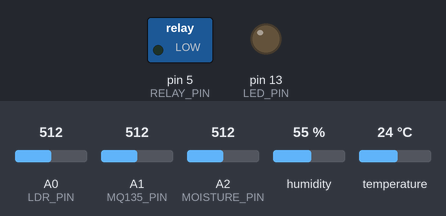
Simulated run of this sketch. Board: Arduino Mega 2560, built with avr-gcc and run on an emulated ATmega2560. On the bench: switched loads named in the sketch (green lamp = pin HIGH), output pins drawn as LEDs (lit = HIGH). Wiring (inferred from the names in the program): DHT11 sensor: data pin 2. Inputs (shaded band) come from the test bench; at power-on: humidity 55 %, temperature 24 °C, A0 (LDR_PIN) = 512, A1 (MQ135_PIN) = 512, A2 (MOISTURE_PIN) = 512. What the sketch prints to the serial monitor is not drawn.

Above: at 1.4 s.
1.5 s: humidity set to 59 %
7.2 s: humidity set to 61 %
At 9.1 s:
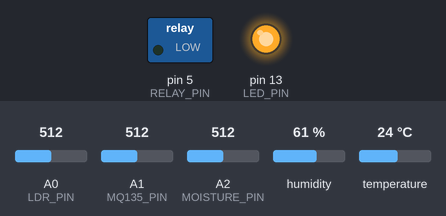
9.5 s: temperature set to 34 °C
13.2 s: temperature set to 37 °C
At 16.3 s:
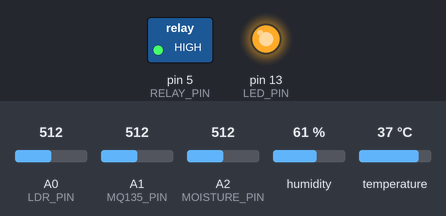
17.5 s: humidity set to 22 %
At 19.1 s:
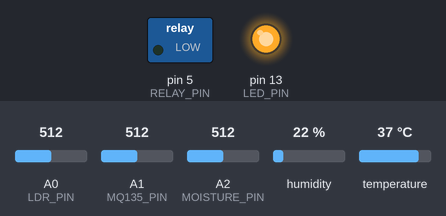
19.5 s: humidity set to 68 %
At 24.8 s:
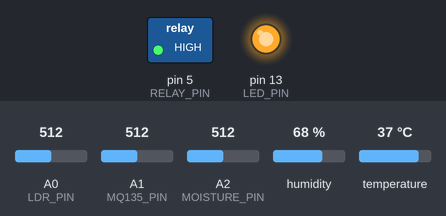
Timing chart, 0 to 26.3 s (numbered marks = the images above; inputs shaded):
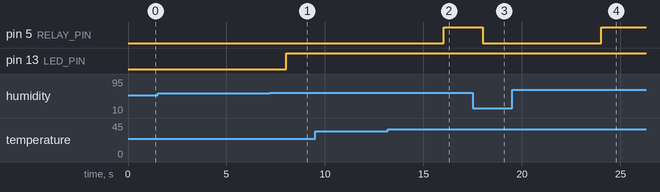

Measured:
- the behaviour switches between 60 and 61 % on humidity (found by bisection; images 0 and 1)
- the behaviour switches between 35 and 36 °C on temperature (found by bisection; images 1 and 2)
- after the input at 1.5 s, every drawn part: stays the same
- after the input at 7.2 s, pin 13 (LED_PIN): LOW → HIGH after 0.82 s
- after the input at 9.5 s, every drawn part: stays the same
- after the input at 13.2 s, pin 5 (RELAY_PIN): LOW → HIGH after 2.8 s
- after the input at 17.5 s, pin 5 (RELAY_PIN): HIGH → LOW after 0.52 s
- after the input at 19.5 s, pin 5 (RELAY_PIN): LOW → HIGH after 4.5 s

The sketch:

smart_mold_prevention.ino
```cpp
/*
 * Smart Damp & Mold Prevention System - Arduino Mega 2560 WiFi R3 Firmware
 *
 * This board has an onboard ESP8266 that shares Serial3 (pins TX3=14, RX3=15)
 * with the ATmega2560.  The Mega reads all sensors, runs the automation logic,
 * and prints a JSON packet on BOTH Serial0 (USB debug) and Serial3 (to ESP8266).
 *
 * The ESP8266 is flashed separately (see esp8266_wifi_bridge.ino) and forwards
 * the JSON over HTTP POST to the Node.js dashboard server.
 *
 * Hardware Pin Mapping:
 * - DHT11 Temp & Humidity Sensor: Digital Pin D2
 * - Relay (Exhaust Fan):          Digital Pin D5
 * - Warning LED:                  Digital Pin D13
 * - LDR Light Sensor:             Analog Pin A0
 * - MQ135 Gas Sensor:             Analog Pin A1
 * - Capacitive Moisture Sensor:   Analog Pin A2
 * - ESP8266 TX3 (to ESP RX):      Digital Pin 14
 * - ESP8266 RX3 (from ESP TX):    Digital Pin 15
 */

// --- PIN CONFIGURATION ---
#define DHT_PIN 2
#define RELAY_PIN 5
#define LED_PIN 13
#define LDR_PIN A0
#define MQ135_PIN A1
#define MOISTURE_PIN A2

// --- THRESHOLD CONSTANTS ---
#define HUMIDITY_THRESH 60.0
#define TEMP_THRESH 30.0
#define GAS_THRESH 700
#define MOISTURE_THRESH 400
#define LIGHT_THRESH 500

unsigned long lastLogTime = 0;
const unsigned long LOG_INTERVAL = 2000; // 2 seconds

float currentTemp = 25.0;
float currentHumidity = 54.0;
bool fanState = false;
bool ledState = false;

// --- Self-Contained DHT11 Protocol Driver (No library needed) ---
bool readDHT11(uint8_t pin, float &t, float &h) {
  uint8_t data[5] = {0, 0, 0, 0, 0};

  pinMode(pin, OUTPUT);
  digitalWrite(pin, LOW);
  delay(18);
  digitalWrite(pin, HIGH);
  delayMicroseconds(40);
  pinMode(pin, INPUT_PULLUP);

  unsigned long timeout = micros();
  while (digitalRead(pin) == HIGH) { if (micros() - timeout > 200) return false; }
  while (digitalRead(pin) == LOW)  { if (micros() - timeout > 200) return false; }
  while (digitalRead(pin) == HIGH) { if (micros() - timeout > 200) return false; }

  for (int i = 0; i < 40; i++) {
    while (digitalRead(pin) == LOW);
    unsigned long tStart = micros();
    while (digitalRead(pin) == HIGH);
    if ((micros() - tStart) > 40) {
      data[i / 8] |= (1 << (7 - (i % 8)));
    }
  }

  if (data[4] == ((data[0] + data[1] + data[2] + data[3]) & 0xFF) && (data[0] > 0 || data[2] > 0)) {
    h = data[0] + data[1] * 0.1;
    t = data[2] + data[3] * 0.1;
    return true;
  }
  return false;
}

void setup() {
  Serial.begin(9600);    // USB debug monitor
  Serial3.begin(115200); // To onboard ESP8266

  pinMode(RELAY_PIN, OUTPUT);
  pinMode(LED_PIN, OUTPUT);
  digitalWrite(RELAY_PIN, LOW);
  digitalWrite(LED_PIN, LOW);

  Serial.println("====================================================");
  Serial.println("DAMP, AIR QUALITY & AUTOMATED VENTILATION SYSTEM");
  Serial.println("(WiFi Mode — Serial3 → ESP8266 → HTTP POST)");
  Serial.println("====================================================");
  Serial.println("System Initialization Complete. Beginning Data Log...");
}

void loop() {
  // Read commands from ESP8266 (Serial3) — fan/LED toggles from dashboard
  if (Serial3.available() > 0) {
    String cmd = Serial3.readStringUntil('\n');
    cmd.trim();
    processCommand(cmd);
  }

  // Also accept USB commands for debugging
  if (Serial.available() > 0) {
    String cmd = Serial.readStringUntil('\n');
    cmd.trim();
    processCommand(cmd);
  }

  // Periodic Sensor Read & Data Log
  if (millis() - lastLogTime >= LOG_INTERVAL) {
    lastLogTime = millis();

    // Read DHT11 Sensor
    float readT, readH;
    if (readDHT11(2, readT, readH)) {
      currentTemp = readT;
      currentHumidity = readH;
    }

    // Read Analog Sensors
    int lightVal = analogRead(LDR_PIN);
    int gasVal = analogRead(MQ135_PIN);
    int moistureVal = analogRead(MOISTURE_PIN);

    // Automation Logic (AND gate for fan, OR gate for LED)
    if (currentHumidity > HUMIDITY_THRESH && currentTemp > TEMP_THRESH) {
      fanState = true;
      digitalWrite(RELAY_PIN, HIGH);
    } else {
      fanState = false;
      digitalWrite(RELAY_PIN, LOW);
    }

    if (currentHumidity > HUMIDITY_THRESH || currentTemp > TEMP_THRESH || gasVal > GAS_THRESH || moistureVal < MOISTURE_THRESH || lightVal < LIGHT_THRESH) {
      ledState = true;
      digitalWrite(LED_PIN, HIGH);
    } else {
      ledState = false;
      digitalWrite(LED_PIN, LOW);
    }

    String sysStatus = (fanState || ledState) ? "WARNING" : "NORMAL";

    // Build JSON payload
    String json = "{";
    json += "\"temperature\":" + String(currentTemp, 1) + ",";
    json += "\"humidity\":" + String(currentHumidity, 1) + ",";
    json += "\"light\":" + String(lightVal) + ",";
    json += "\"gas\":" + String(gasVal) + ",";
    json += "\"moisture\":" + String(moistureVal) + ",";
    json += "\"fan\":" + String(fanState ? "true" : "false") + ",";
    json += "\"led\":" + String(ledState ? "true" : "false") + ",";
    json += "\"status\":\"" + sysStatus + "\"";
    json += "}";

    // Send JSON to ESP8266 over Serial3 (for WiFi HTTP POST)
    Serial3.println(json);

    // Also print to USB Serial for debug
    Serial.print("[WiFi TX] ");
    Serial.println(json);
  }
}

void processCommand(String cmd) {
  if (cmd.indexOf("\"fan\":true") != -1) {
    digitalWrite(RELAY_PIN, HIGH);
    fanState = true;
    Serial.println("[CMD] Fan ON");
  } else if (cmd.indexOf("\"fan\":false") != -1) {
    digitalWrite(RELAY_PIN, LOW);
    fanState = false;
    Serial.println("[CMD] Fan OFF");
  }

  if (cmd.indexOf("\"led\":true") != -1) {
    digitalWrite(LED_PIN, HIGH);
    ledState = true;
    Serial.println("[CMD] LED ON");
  } else if (cmd.indexOf("\"led\":false") != -1) {
    digitalWrite(LED_PIN, LOW);
    ledState = false;
    Serial.println("[CMD] LED OFF");
  }
}
```
